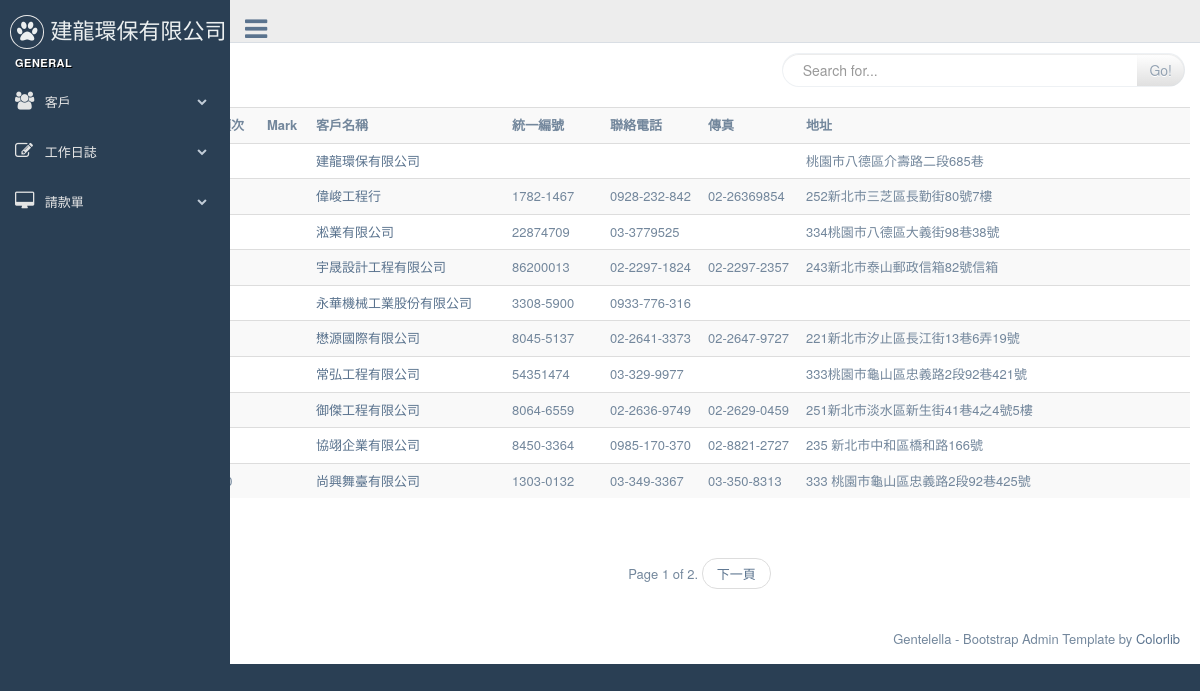
The app's page /customers/ with its own data.
### customers/models.py (models this page shows, shortened)
class Customer(models.Model):
    title = models.CharField(max_length=36, null=False, blank=False, verbose_name='客戶名稱')
    unikey = models.CharField(  max_length=12,null=True, blank=True, verbose_name='統一編號' )
    address = models.CharField( max_length=100, null=True, blank=True, verbose_name='地址')
    phone = models.CharField(max_length=20, null=True, blank=True, verbose_name='電話')
    faxno = models.CharField(max_length=20, null=True, blank=True, verbose_name='傳真')
    invalid = models.BooleanField(default=False, verbose_name='停用')
    create_at = models.DateTimeField(auto_now_add=True, auto_now =False)
    modify = models.DateTimeField(auto_now_add=False, auto_now =True)
    def get_absolute_url(self):
        return reverse( "customers:customer_detail", kwargs={"pk": self.pk} )

### customers/views.py (the view)
class CustomerList(ListView):
    model = Customer
    paginate_by = 10
    def get_queryset(self):
        query = self.request.GET.get('q')
        if query:
            query_list = Customer.objects.filter(
                Q(title__icontains=query)
            ).distinct()
            return query_list
        return Customer.objects.all()

### dailywork/models.py (called while the page is built)
	def norequest(self):
		return self.filter(payrequest=False , is_freecharge=False , invalid= False  )

	def get_queryset(self):
		return DailylogQueryset(self.model, using=self.db)

### templates/customers/customer_list.html (shortened to what this page needs)
{% extends "base.html" %}
{% block content %}
{% include "searchbar.html" %}
<div>
<table class="table table-striped" >
  <tr>
    <th width="5%">項次</th>
    <th width="5%">Mark</th>
    <th width="20%">客戶名稱</th>
    <th width="10%">統一編號</th>
    <th width="10%">聯絡電話</th>
    <th width="10%">傳真</th>
    <th >地址</th>
  </tr>
{% for record in object_list %}
  <tr>
    <td>{{ forloop.counter }}</td>
    <td>
      </td>
    <td><a href='{{ record.get_absolute_url }}'>{{ record.title }}</a>
    </td>
    <td>{{ record.unikey }}</td>
    <td>{{ record.phone }}</td>
    <td>{{ record.faxno }}</td>
    <td>{{ record.address }} </td>
  </tr>
{% endfor %}
</table>
</div>
{% include "pageine.html" %}
{% endblock content %}

### records on screen
Customer: title "建龍環保有限公司", address "桃園市八德區介壽路二段685巷"
Customer: title "偉峻工程行", unikey "1782-1467", phone "0928-232-842", faxno "02-26369854", address "252新北市三芝區長勤街80號7樓"
Customer: title "淞業有限公司", unikey "22874709", phone "03-3779525", address "334桃園市八德區大義街98巷38號"
Customer: title "宇晟設計工程有限公司", unikey "86200013", phone "02-2297-1824", faxno "02-2297-2357", address "243新北市泰山郵政信箱82號信箱"
Customer: title "永華機械工業股份有限公司", unikey "3308-5900", phone "0933-776-316"
Customer: title "懋源國際有限公司", unikey "8045-5137", phone "02-2641-3373", faxno "02-2647-9727", address "221新北市汐止區長江街13巷6弄19號"
Customer: title "常弘工程有限公司", unikey "54351474", phone "03-329-9977", address "333桃園市龜山區忠義路2段92巷421號"
Customer: title "御傑工程有限公司", unikey "8064-6559", phone "02-2636-9749", faxno "02-2629-0459", address "251新北市淡水區新生街41巷4之4號5樓"
Customer: title "協翊企業有限公司", unikey "8450-3364", phone "0985-170-370", faxno "02-8821-2727", address "235 新北市中和區橋和路166號"
Customer: title "尚興舞臺有限公司", unikey "1303-0132", phone "03-349-3367", faxno "03-350-8313", address "333 桃園市龜山區忠義路2段92巷425號"

### other values on screen
{{ page_obj.number }} "1"
{{ page_obj.paginator.num_pages }} "2"
